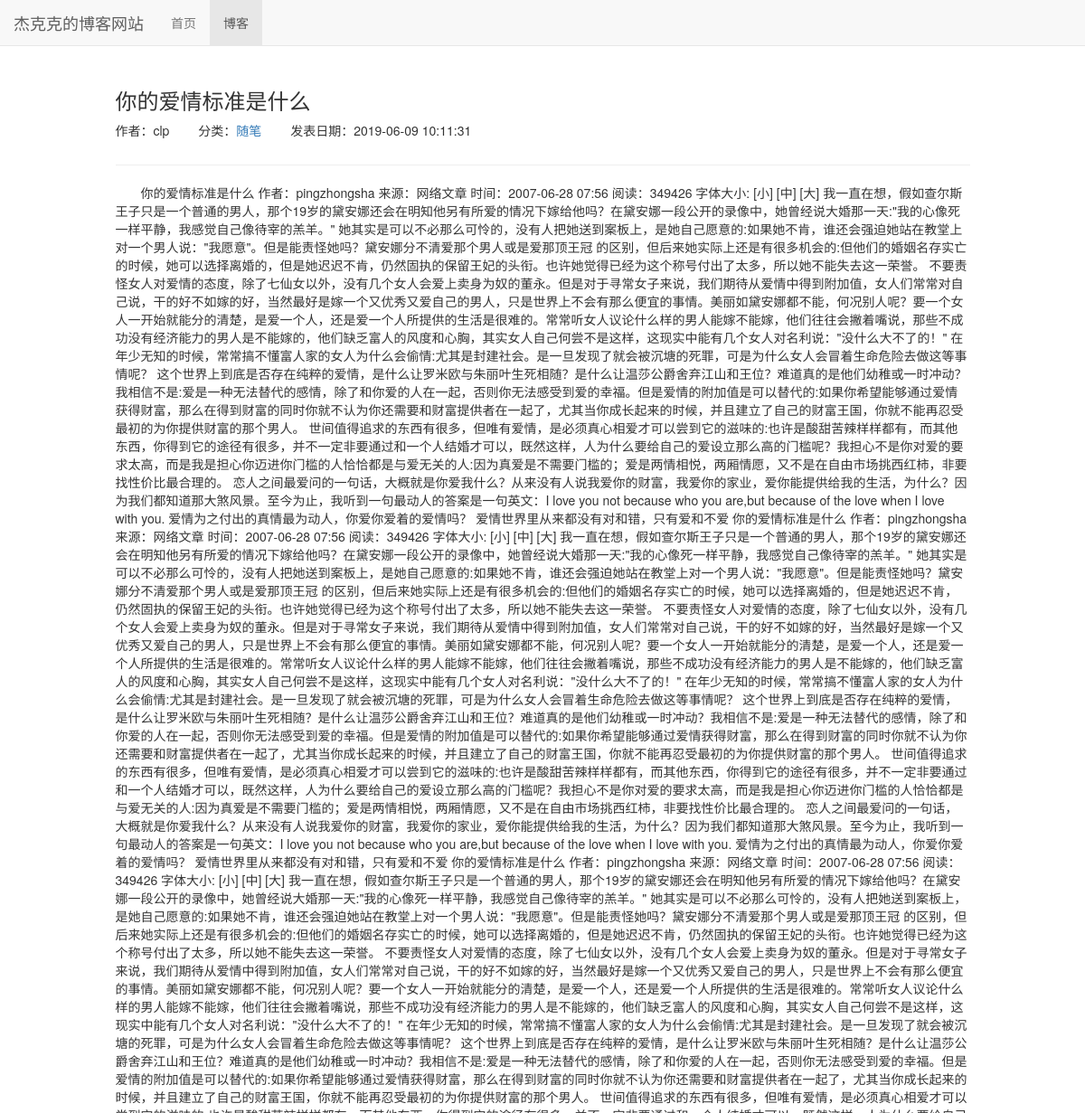
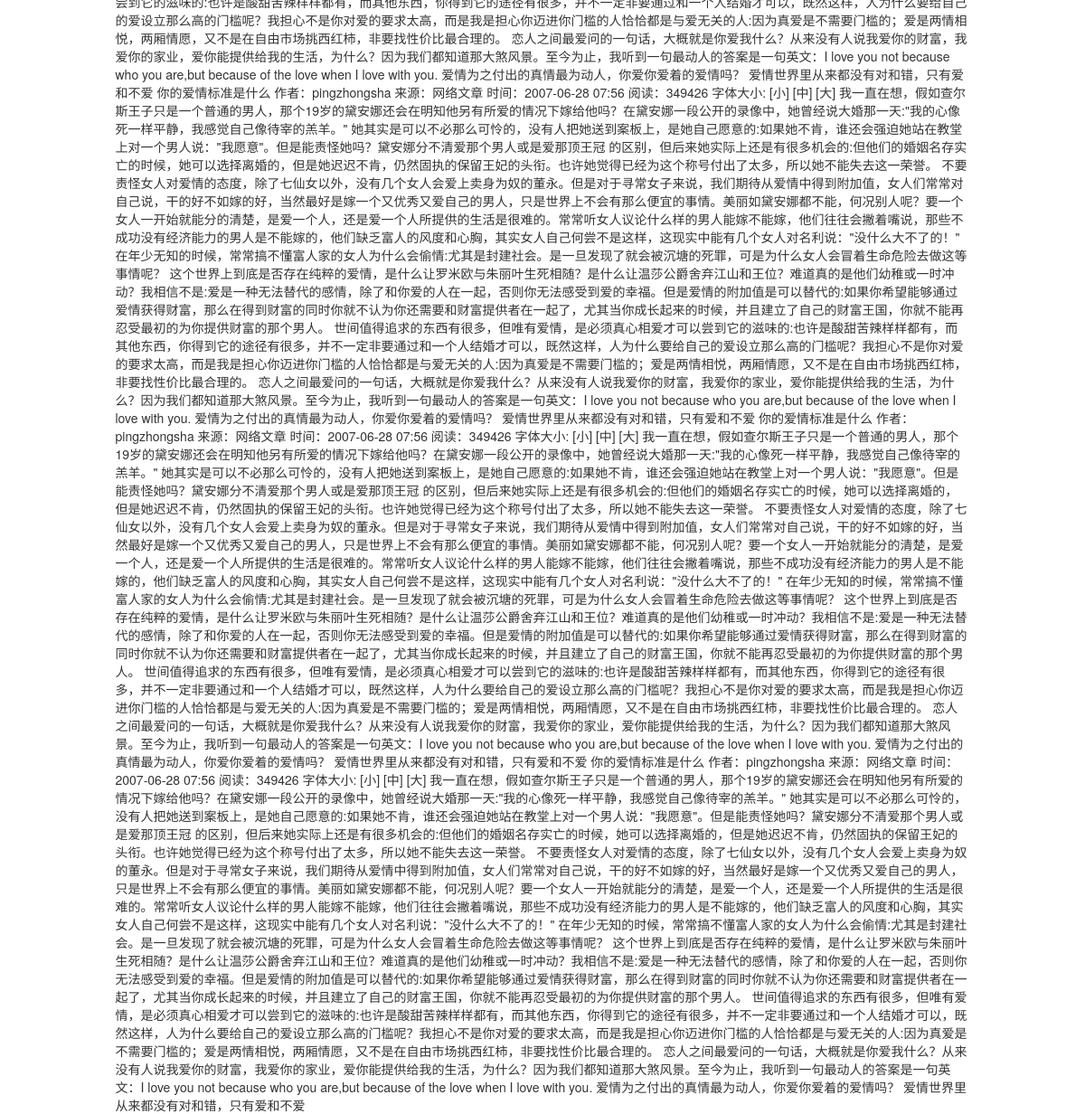
The page /blog/1 on the database its author committed (2 pictures, top to bottom).
### blog/models.py (models this page shows, shortened)
class Blog(models.Model):
    title = models.CharField(max_length=50)
    blogtype = models.ForeignKey(BlogType,on_delete=models.DO_NOTHING)
    content = models.TextField()
    author = models.ForeignKey(User,on_delete=models.DO_NOTHING)
    created_time = models.DateTimeField(auto_now_add=True)
    last_updated_time = models.DateTimeField(auto_now=True)

class BlogType(models.Model):
    type_name = models.CharField(max_length=15)
    def __str__(self):
        return self.type_name

### blog/views.py (the view)
# urls.py: path('<int:blog_id>',views.bolg_datail,name = "bg_detail"),
def bolg_datail(request,blog_id):
    context = {}
    context['blog'] = get_object_or_404(Blog,pk=blog_id)
    return render_to_response('blog/blog_detail.html', context)

### blog/templates/blog/blog_detail.html (shortened to what this page needs)
{% extends 'base.html' %}
{% load staticfiles %}
{% block header_extends %}
    <link rel="stylesheet" href="{% static  'blog/blog.css' %}">
{% endblock %}
{% block content %}
    <div class="container">
        <div class="row">
            <div class="col-xs-10 col-xs-offset-1">
                <h3>{{ blog.title }}</h3>
                <ul class="blog-info-description">
                    <li>作者：{{ blog.author }}</li>
                    <li>分类：<a href="{% url 'type_list' blog.blogtype.pk %}">{{ blog.blogtype }}</a></li>
                    <li>发表日期：{{ blog.created_time|date:"Y-m-d G:i:s" }}</li>
                </ul>
                <hr>
                <div class="blog-content">{{ blog.content }}</div>
            </div>
        </div>
    </div>
{% endblock %}
{% block nav_blog_active %}
    active
{% endblock %}

### blog/static/blog/blog.css (style rules this page uses)
ul.blog-info-description { list-style-type: none; margin-bottom: 2em; }
ul.blog-info-description li { display: inline-block; margin-right: 2em; }
div.blog-content { text-indent: 2em; }

### static/base.css (style rules this page uses)
* { margin: 0; padding: 0; }
body { margin-top: 78px!important; }

### rows shown on the page
Blog: title "你的爱情标准是什么", author "clp", blogtype "随笔", created_time "2019-06-09 10:11:31", content "你的爱情标准是什么 作者：pingzhongsha 来源：网络文章 时间：2007-06-28 07:56 阅读：349426 字体大小: [小] [中] [大] 我一直在想，假如查尔斯王子只是一个普通的男人，那个19岁的黛安娜还会在明知他另有所爱的情况下嫁给他吗？在黛安娜一段公开的录像中，她曾经说大婚那一天:\"我的心像死一样平静，我感觉自己像待宰的羔羊。\" 她其实是可以不必那么可怜的，没有人把她送到案板上，是她自己愿意的:如果她不肯，谁还会强迫她站在教堂上对一个男人说：\"我愿意\"。但是能责怪她吗？黛安娜分不清爱那个男人或是爱那顶王冠 的区别，但后来她实际上还是有很多机会的:但他们的婚姻名存实亡的时候，她可以选择离婚的，但是她迟迟不肯，仍然固执的保留王妃的头衔。也许她觉得已经为这个称号付出了太多，所以她不能失去这一荣誉。 不要责怪女人对爱情的态度，除了七仙女以外，没有几个女人会爱上卖身为奴的董永。但是对于寻常女子来说，我们期待从爱情中得到附加值，女人们常常对自己说，干的好不如嫁的好，当然最好是嫁一个又优秀又爱自己的男人，只是世界上不会有那么便宜的事情。美丽如黛安娜都不能，何况别人呢？要一个女人一开始就能分的清楚，是爱一个人，还是爱一个人所提供的生活是很难的。常常听女人议论什么样的男人能嫁不能嫁，他们往往会撇着嘴说，那些不成功没有经济能力的男人是不能嫁的，他们缺乏富人的风度和心胸，其实女人自己何尝不是这样，这现实中能有几个女人对名利说：\"没什么大不了的！\"…"
